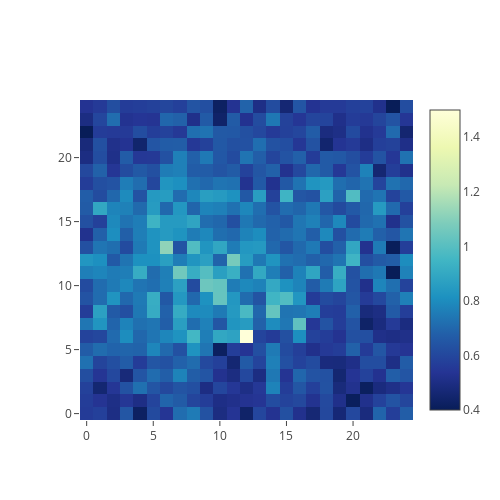

Notebook code cell kept with this figure:
### Code cell
df.iplot(kind='heatmap',colorscale='-ylgnbu',layout={"height": 500,"width": 500,"autosize": False},zmin=0.4, zmax=1.5)

### Figure 1 — Plotly figure (JSON) as saved in the notebook; plotly's stock layout.template omitted (floating-point values rounded to 4 significant figures; data arrays with more than 128 entries replaced by an {"elided": "..."} marker saying what was removed)
{"data": [{"colorscale": [[0, "rgb(8,29,88)"], [0.125, "rgb(37,52,148)"], [0.25, "rgb(34,94,168)"], [0.375, "rgb(29,145,192)"], [0.5, "rgb(65,182,196)"], [0.625, "rgb(127,205,187)"], [0.75, "rgb(199,233,180)"], [0.875, "rgb(237,248,177)"], [1, "rgb(255,255,217)"]], "type": "heatmap", "uid": "ec257b27-421b-4b63-81ad-c4da4f8b61cc", "x": [0, 1, 2, 3, 4, 5, 6, 7, 8, 9, 10, 11, 12, 13, 14, 15, 16, 17, 18, 19, 20, 21, 22, 23, 24], "y": [0, 1, 2, 3, 4, 5, 6, 7, 8, 9, 10, 11, 12, 13, 14, 15, 16, 17, 18, 19, 20, 21, 22, 23, 24], "z": {"elided": "25x25 float values"}, "zmax": 1.5, "zmin": 0.4}], "layout": {"autosize": false, "height": 500, "width": 500}}
